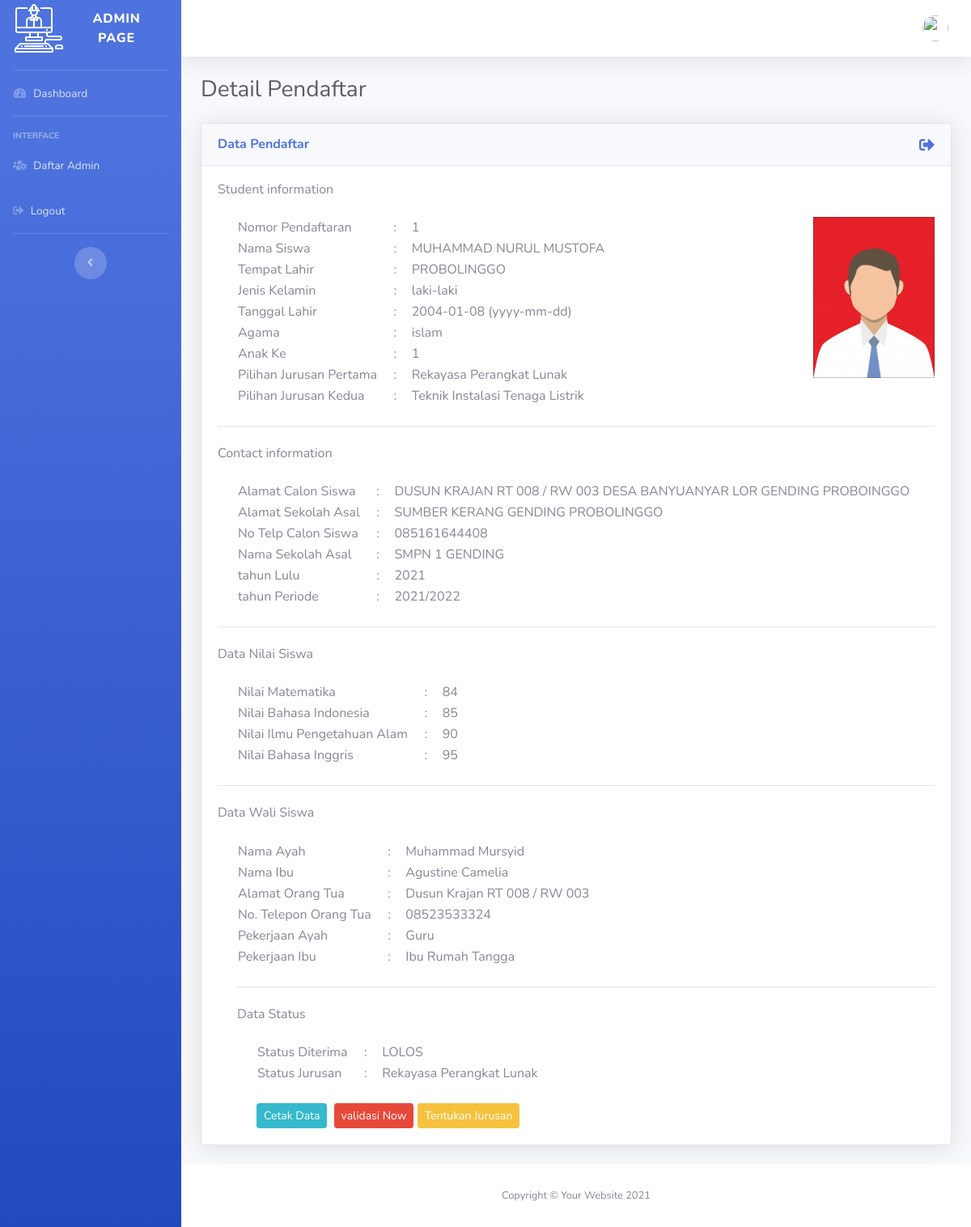
The app's page /admin_page/detail_pendaftar.php?no_pendaftaran=1 with its own data.
### tables this page shows
CREATE TABLE `calon_siswa` (
  `no_pendaftaran` int(11) NOT NULL,
  `nama_calon_siswa` varchar(100) NOT NULL,
  `tempat_lahir` varchar(100) NOT NULL,
  `tgl_lahir` date NOT NULL,
  `jenis_kelamin` varchar(50) NOT NULL,
  `agama` varchar(50) NOT NULL,
  `anak_ke` varchar(50) NOT NULL,
  `jurusan_satu` varchar(50) NOT NULL,
  `jurusan_dua` varchar(50) NOT NULL,
  `pas_foto` varchar(100) NOT NULL,
  `alamat_calon_siswa` text NOT NULL,
  `tlp_calon_siswa` varchar(50) NOT NULL,
  `nama_sekolah_asal` varchar(50) NOT NULL,
  `alamat_sekolah_asal` text NOT NULL,
  `tahun_lulus` varchar(50) NOT NULL,
  `tahun_periode` varchar(50) NOT NULL,
  `status` varchar(50) NOT NULL,
  `jurusan_terpilih` varchar(50) NOT NULL
);

CREATE TABLE `nilai` (
  `id_nilai` int(11) NOT NULL,
  `matematika` int(50) NOT NULL,
  `bhs_indo` int(50) NOT NULL,
  `bhs_ing` int(50) NOT NULL,
  `ipa` int(50) NOT NULL
);

CREATE TABLE `wali` (
  `id_wali` int(11) NOT NULL,
  `nama_ayah` varchar(100) NOT NULL,
  `nama_ibu` varchar(100) NOT NULL,
  `alamat_ortu` text NOT NULL,
  `telp_ortu` varchar(50) NOT NULL,
  `pekerjaan_ayah` varchar(50) NOT NULL,
  `pekerjaan_ibu` varchar(50) NOT NULL
);

### admin_page/functions.php (called while the page is built, shortened)
<?php
$koneksi = mysqli_connect("localhost", "root", "", "ppdb_online");
function query($query)
{
    global $koneksi;
    $result = mysqli_query($koneksi, $query);
    $rows = [];
    while ($row = mysqli_fetch_assoc($result)) {
        $rows[] = $row;
    }
    return $rows;
}

### admin_page/detail_pendaftar.php (the view, shortened to what this page needs)
<?php
require 'functions.php';
$no_pendaftaran = $_GET['no_pendaftaran'];
$calon_siswa = query("SELECT * FROM calon_siswa WHERE no_pendaftaran = '$no_pendaftaran'")[0];
$data_nilai = query("SELECT * FROM nilai WHERE id_nilai = '$no_pendaftaran'")[0];
$data_wali = query("SELECT * FROM wali WHERE id_wali = '$no_pendaftaran'")[0];
?>
<!DOCTYPE html>
<html lang="en">
<head>
    <link href="vendor/fontawesome-free/css/all.min.css" rel="stylesheet" type="text/css">
    <link href="css/sb-admin-2.min.css" rel="stylesheet">
</head>
<body id="page-top">
    <div id="wrapper">
        <?php include 'Templates/sidenav.php' ?>
        <div id="content-wrapper" class="d-flex flex-column">
            <div id="content">
                <?php include 'Templates/topbar.php' ?>
                <div class="container-fluid">
                    <div class="d-sm-flex align-items-center justify-content-between mb-4">
                        <h1 class="h3 mb-0 text-gray-800">Detail Pendaftar</h1>
                    </div>
                    <div class="card shadow mb-4">
                        <div class="card-header py-3">
                            <a href="dashboard_admin.php">
                                <i class="fas fa-sign-out-alt" style="text-decoration: none; float: right; cursor: pointer; font-size: 19px;" data-toggle="tooltip" title="Kembali"></i>
                            </a>
                            <h6 class="m-0 font-weight-bold text-primary">Data Pendaftar</h6>
                        </div>
                        <div class="card-body">
                            <form method="post" action="" enctype="multipart/form-data">
                                <h6 class="heading-small text-muted mb-4">Student information</h6>
                                <div class="pl-lg-4">
                                    <table>
                                        <img src="../img/<?= $calon_siswa['pas_foto']; ?>" style="float: right; width: 150px;" alt="">
                                        <tr>
                                            <td>Nomor Pendaftaran</td>
                                            <td>&nbsp;&nbsp;&nbsp;&nbsp;</td>
                                            <td>:&nbsp;&nbsp;&nbsp;&nbsp;</td>
                                            <td><?= $calon_siswa['no_pendaftaran']; ?></td>
                                        </tr>
                                        <tr>
                                            <td>Nama Siswa</td>
                                            <td></td>
                                            <td>:</td>
                                            <td><?= $calon_siswa['nama_calon_siswa']; ?></td>
                                        </tr>
                                        <tr>
                                            <td>Tempat Lahir</td>
                                            <td></td>
                                            <td>:</td>
                                            <td><?= $calon_siswa['tempat_lahir']; ?></td>
                                        </tr>
                                        <tr>
                                            <td>Jenis Kelamin</td>
                                            <td></td>
                                            <td>:</td>
                                            <td><?= $calon_siswa['jenis_kelamin']; ?></td>
                                        </tr>
                                        <tr>
                                            <td>Tanggal Lahir</td>
                                            <td></td>
                                            <td>:</td>
                                            <td><?= $calon_siswa['tgl_lahir']; ?>&nbsp;(yyyy-mm-dd)</td>
                                        </tr>
                                        <tr>
                                            <td>Agama</td>
                                            <td></td>
                                            <td>:</td>
                                            <td><?= $calon_siswa['agama']; ?></td>
                                        </tr>
                                        <tr>
                                            <td>Anak Ke</td>
                                            <td></td>
                                            <td>:</td>
                                            <td><?= $calon_siswa['anak_ke']; ?></td>
                                        </tr>
                                        <tr>
                                            <td>Pilihan Jurusan Pertama</td>
                                            <td></td>
                                            <td>:</td>
                                            <td><?= $calon_siswa['jurusan_satu']; ?></td>
                                        </tr>
                                        <tr>
                                            <td>Pilihan Jurusan Kedua</td>
                                            <td></td>
                                            <td>:</td>
                                            <td><?= $calon_siswa['jurusan_dua']; ?></td>
                                        </tr>
                                    </table>
                                </div>
                                <hr class="my-4" />
                                <h6 class="heading-small text-muted mb-4">Contact information</h6>
                                <div class="pl-lg-4">
                                    <table>
                                        <tr>
                                            <td>Alamat Calon Siswa</td>
                                            <td>&nbsp;&nbsp;&nbsp;&nbsp;</td>
                                            <td>:&nbsp;&nbsp;&nbsp;&nbsp;</td>
                                            <td><?= $calon_siswa['alamat_calon_siswa']; ?></td>
                                        </tr>
                                        <tr>
                                            <td>Alamat Sekolah Asal</td>
                                            <td></td>
                                            <td>:</td>
                                            <td><?= $calon_siswa['alamat_sekolah_asal']; ?></td>
                                        </tr>
                                        <tr>
                                            <td>No Telp Calon Siswa</td>
                                            <td></td>
                                            <td>:</td>
                                            <td><?= $calon_siswa['tlp_calon_siswa']; ?></td>
                                        </tr>
                                        <tr>
                                            <td>Nama Sekolah Asal</td>
                                            <td></td>
                                            <td>:</td>
                                            <td><?= $calon_siswa['nama_sekolah_asal']; ?></td>
                                        </tr>
                                        <tr>
                                            <td>tahun Lulu</td>
                                            <td></td>
                                            <td>:</td>
                                            <td><?= $calon_siswa['tahun_lulus']; ?></td>
                                        </tr>
                                        <tr>
                                            <td>tahun Periode</td>
                                            <td></td>
                                            <td>:</td>
                                            <td><?= $calon_siswa['tahun_periode']; ?></td>
                                        </tr>
                                    </table>
                                </div>
                                <hr class="my-4" />
                                <h6 class="heading-small text-muted mb-4">Data Nilai Siswa</h6>
                                <div class="pl-lg-4">
                                    <table>
                                        <tr>
                                            <td>Nilai Matematika</td>
                                            <td>&nbsp;&nbsp;&nbsp;&nbsp;</td>
                                            <td>:&nbsp;&nbsp;&nbsp;&nbsp;</td>
                                            <td><?= $data_nilai['matematika']; ?></td>
                                        </tr>
                                        <tr>
                                            <td>Nilai Bahasa Indonesia</td>
                                            <td></td>
                                            <td>:</td>
                                            <td><?= $data_nilai['bhs_indo']; ?></td>
                                        </tr>
                                        <tr>
                                            <td>Nilai Ilmu Pengetahuan Alam</td>
                                            <td></td>
                                            <td>:</td>
                                            <td><?= $data_nilai['ipa']; ?></td>
                                        </tr>
                                        <tr>
                                            <td>Nilai Bahasa Inggris</td>
                                            <td></td>
                                            <td>:</td>
                                            <td><?= $data_nilai['bhs_ing']; ?></td>
                                        </tr>
                                    </table>
                                </div>
                                <hr class="my-4" />
                                <h6 class="heading-small text-muted mb-4">Data Wali Siswa</h6>
                                <div class="pl-lg-4">
                                    <table>
                                        <tr>
                                            <td>Nama Ayah</td>
                                            <td>&nbsp;&nbsp;&nbsp;&nbsp;</td>
                                            <td>:&nbsp;&nbsp;&nbsp;&nbsp;</td>
                                            <td><?= $data_wali['nama_ayah']; ?></td>
                                        </tr>
                                        <tr>
                                            <td>Nama Ibu</td>
                                            <td></td>
                                            <td>:</td>
                                            <td><?= $data_wali['nama_ibu']; ?></td>
                                        </tr>
                                        <tr>
                                            <td>Alamat Orang Tua</td>
                                            <td></td>
                                            <td>:</td>
                                            <td><?= $data_wali['alamat_ortu']; ?></td>
                                        </tr>
                                        <tr>
                                            <td>No. Telepon Orang Tua</td>
                                            <td></td>
                                            <td>:</td>
                                            <td><?= $data_wali['telp_ortu']; ?></td>
                                        </tr>
                                        <tr>
                                            <td>Pekerjaan Ayah</td>
                                            <td></td>
                                            <td>:</td>
                                            <td><?= $data_wali['pekerjaan_ayah']; ?></td>
                                        </tr>
                                        <tr>
                                            <td>Pekerjaan Ibu</td>
                                            <td></td>
                                            <td>:</td>
                                            <td><?= $data_wali['pekerjaan_ibu']; ?></td>
                                        </tr>
                                    </table>
                                    <hr class="my-4" />
                                    <h6 class="heading-small text-muted mb-4">Data Status</h6>
                                    <div class="pl-lg-4">
                                        <table>
                                            <tr>
                                                <td>Status Diterima</td>
                                                <td>&nbsp;&nbsp;&nbsp;&nbsp;</td>
                                                <td>:&nbsp;&nbsp;&nbsp;&nbsp;</td>
                                                <td><?= $calon_siswa['status']; ?></td>
                                            </tr>
                                            <tr>
                                                <td>Status Jurusan</td>
                                                <td></td>
                                                <td>:</td>
                                                <td><?= $calon_siswa['jurusan_terpilih']; ?></td>
                                            </tr>
                                        </table>
                                        <div class="row">
                                            <div class="col-md-6 text-left">
                                                <br>
                                                <a href="detail_cetak.php?no_pendaftaran=<?= $calon_siswa['no_pendaftaran']; ?>" class="btn btn-info btn-sm mr-1" target="_blank">Cetak Data</a>
                                                <button type="button" name="validasii" class="btn btn-sm btn-danger" data-toggle="modal" data-target="#modal_validate">validasi Now</button>
                                                <button type="button" name="tentukan_jurusan" class="btn btn-sm btn-warning" data-toggle="modal" data-target="#modal_tentukan_jurusan">Tentukan Jurusan</button>
                                            </div>
                                        </div>
                                    </div>
                            </form>
                        </div>
                    </div>
                </div>
            </div>
            <footer class="sticky-footer bg-white">
                <div class="container my-auto">
                    <div class="copyright text-center my-auto">
                        <span>Copyright &copy; Your Website 2021</span>
                    </div>
                </div>
            </footer>
        </div>
    </div>
</body>
</html>

### records on screen
calon_siswa: pas_foto (picture), no_pendaftaran "1", nama_calon_siswa "MUHAMMAD NURUL MUSTOFA", tempat_lahir "PROBOLINGGO", jenis_kelamin "laki-laki", tgl_lahir "2004-01-08", agama "islam", anak_ke "1", jurusan_satu "Rekayasa Perangkat Lunak", jurusan_dua "Teknik Instalasi Tenaga Listrik", alamat_calon_siswa "DUSUN KRAJAN RT 008 / RW 003 DESA BANYUANYAR LOR GENDING PROBOINGGO", alamat_sekolah_asal "SUMBER KERANG GENDING PROBOLINGGO", tlp_calon_siswa "085161644408", nama_sekolah_asal "SMPN 1 GENDING", tahun_lulus "2021", tahun_periode "2021/2022", status "LOLOS", jurusan_terpilih "Rekayasa Perangkat Lunak"
nilai: matematika "84", bhs_indo "85", ipa "90", bhs_ing "95"
wali: nama_ayah "Muhammad Mursyid", nama_ibu "Agustine Camelia", alamat_ortu "Dusun Krajan RT 008 / RW 003", telp_ortu "08523533324", pekerjaan_ayah "Guru", pekerjaan_ibu "Ibu Rumah Tangga"
